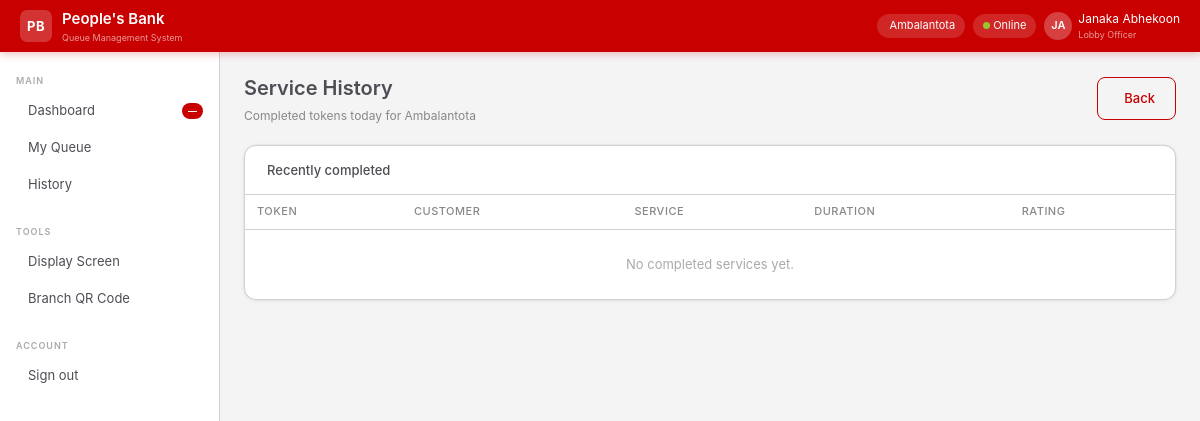
The page /officer/history (signed in) on the database its author committed.
### app/models/branch.py (models this page shows, shortened)
class Branch(db.Model):
    __tablename__ = "branches"
    id         = db.Column(db.Integer, primary_key=True)
    name       = db.Column(db.String(120), nullable=False)
    code       = db.Column(db.String(10), unique=True, nullable=False)
    address    = db.Column(db.Text)
    city       = db.Column(db.String(80))
    phone      = db.Column(db.String(20))
    is_active  = db.Column(db.Boolean, default=True, nullable=False)
    created_at = db.Column(db.DateTime, default=datetime.utcnow)
    users    = db.relationship("User",       back_populates="branch",   lazy="dynamic")
    counters = db.relationship("Counter",    back_populates="branch",   lazy="dynamic")
    tokens   = db.relationship("QueueToken", back_populates="branch",   lazy="dynamic")

### app/models/user.py (models this page shows, shortened)
class User(UserMixin, db.Model):
    __tablename__ = "users"
    id            = db.Column(db.Integer, primary_key=True)
    branch_id     = db.Column(db.Integer, db.ForeignKey("branches.id"), nullable=True)
    employee_id   = db.Column(db.String(20), unique=True, nullable=False)
    full_name     = db.Column(db.String(120), nullable=False)
    email         = db.Column(db.String(120), unique=True, nullable=False)
    password_hash = db.Column(db.String(256), nullable=False)
    role          = db.Column(db.Enum(UserRole), nullable=False)
    is_active     = db.Column(db.Boolean, default=True)
    last_login    = db.Column(db.DateTime)
    created_at    = db.Column(db.DateTime, default=datetime.utcnow)
    branch        = db.relationship("Branch", back_populates="users")
    tokens_served = db.relationship("QueueToken", back_populates="served_by_officer",
                                    foreign_keys="QueueToken.served_by", lazy="dynamic")
    audit_logs    = db.relationship("AuditLog", back_populates="user", lazy="dynamic")

### app/views/officer.py (the view)
@officer_bp.route("/history")
@login_required
@require_role(UserRole.LOBBY_OFFICER, UserRole.LOAN_OFFICER, UserRole.BRANCH_MANAGER)
def history():
    completed = (QueueToken.query
                 .filter_by(branch_id=current_user.branch_id,
                            served_by=current_user.id,
                            status=TokenStatus.COMPLETED,
                            queue_date=date.today())
                 .order_by(QueueToken.completed_at.desc())
                 .limit(40).all())
    return render_template("officer/history.html",
        branch=current_user.branch,
        completed=completed,
    )

### app/extensions.py (called while the page is built)
@login_manager.user_loader
def load_user(user_id):
    from app.models import User
    return User.query.get(int(user_id))

### app/templates/officer/history.html (shortened to what this page needs)
{% extends "base.html" %}
{% block content %}
<div class="pb-page-header">
  <div>
    <div class="pb-page-title">Service History</div>
    <div class="pb-page-sub">Completed tokens today for {{ branch.name if branch else 'your branch' }}</div>
  </div>
  <a href="/officer/dashboard" class="btn-pb-outline"> Back</a>
</div>
<div class="pb-card">
  <div class="pb-card-header">
    <div class="pb-card-title">Recently completed</div>
  </div>
  <div class="pb-card-body" style="padding:0;">
    <table class="pb-table">
      <thead><tr><th>Token</th><th>Customer</th><th>Service</th><th>Duration</th><th>Rating</th></tr></thead>
      <tbody>
        {% for t in completed %}
        <tr>
          <td><strong>{{ t.token_number }}</strong></td>
          <td>{{ t.customer.full_name }}</td>
          <td>{{ t.service_type.name }}</td>
          <td>{{ t.service_duration_minutes or '—' }}m</td>
          <td>{% if t.rating %}<span style="color:var(--pb-yellow);">★</span> {{ t.rating.rating }}{% else %}—{% endif %}</td>
        </tr>
        {% else %}
        <tr><td colspan="5" class="text-center py-4" style="color:#aaa;">No completed services yet.</td></tr>
        {% endfor %}
      </tbody>
    </table>
  </div>
</div>
{% endblock %}

### app/templates/base.html (shortened to what this page needs)
<!DOCTYPE html>
<html lang="en">
<head>
  <link href="https://cdn.jsdelivr.net/npm/bootstrap@5.3.2/dist/css/bootstrap.min.css" rel="stylesheet">
  <link href="https://cdn.jsdelivr.net/npm/@tabler/icons-webfont@3.3.0/dist/tabler-icons.min.css" rel="stylesheet">
  <link href="{{ url_for('static', filename='css/pbqms.css') }}" rel="stylesheet">
</head>
<body>
{% if current_user.is_authenticated %}
<nav class="pb-navbar">
  <a class="pb-navbar-brand" href="/">
    <div class="pb-navbar-logo">PB</div>
    <div>
      <div class="pb-navbar-name">People's Bank</div>
      <div style="font-size:9px;color:rgba(255,255,255,.6);">Queue Management System</div>
    </div>
  </a>
  <div class="pb-navbar-right">
    <div class="pb-navbar-chip">
      {{ current_user.branch.name if current_user.branch else 'All Branches' }}
    </div>
    <div class="pb-navbar-chip" id="connection-status">
      <span class="pb-online-dot"></span> Online
    </div>
    <div class="pb-navbar-user">
      <div class="pb-navbar-avatar">{{ current_user.full_name[:2].upper() }}</div>
      <div>
        <div>{{ current_user.full_name }}</div>
        <div style="font-size:9px;opacity:.6;">{{ current_user.role.value.replace('_',' ').title() }}</div>
      </div>
    </div>
  </div>
</nav>
<aside class="pb-sidebar">
  <div class="pb-sidebar-section">Main</div>
  {% if current_user.role.value in ['lobby_officer','loan_officer'] %}
    <a href="/officer/dashboard" class="pb-sidebar-link {% if request.path == '/officer/dashboard' %}active{% endif %}">
       Dashboard
      <span class="pb-sidebar-badge" id="waiting-count">—</span>
    </a>
    <a href="/officer/queue" class="pb-sidebar-link {% if '/queue' in request.path %}active{% endif %}">
       My Queue
    </a>
    <a href="/officer/history" class="pb-sidebar-link">
       History
    </a>
  {% endif %}
  <div class="pb-sidebar-section" style="margin-top:12px;">Tools</div>
  {% if current_user.role.value == 'admin' %}
    <a href="/admin/branches" class="pb-sidebar-link">
      <i class="ti ti-tv"></i> Branch Displays
    </a>
    <a href="/admin/branches" class="pb-sidebar-link">
      <i class="ti ti-qrcode"></i> Branch QR Codes
    </a>
  {% else %}
    <a href="/display/{{ current_user.branch.code if current_user.branch else '' }}" target="_blank" class="pb-sidebar-link">
       Display Screen
    </a>
    {% if current_user.branch %}
    <a href="{{ url_for('manager_view.branch_qr') }}" class="pb-sidebar-link">
       Branch QR Code
    </a>
    {% endif %}
  {% endif %}
  <div class="pb-sidebar-section" style="margin-top:12px;">Account</div>
  <a href="/auth/logout" class="pb-sidebar-link">
     Sign out
  </a>
</aside>
<main class="pb-main">
  {% block content %}{% endblock %}
</main>
{% else %}
  {% block public_content %}{% endblock %}
{% endif %}
</body>
</html>

### rows shown on the page
Branch: branch "Ambalantota", name "Ambalantota"
User: full_name "JA", full_name "Janaka Abhekoon", role.value.replace "Lobby Officer"
